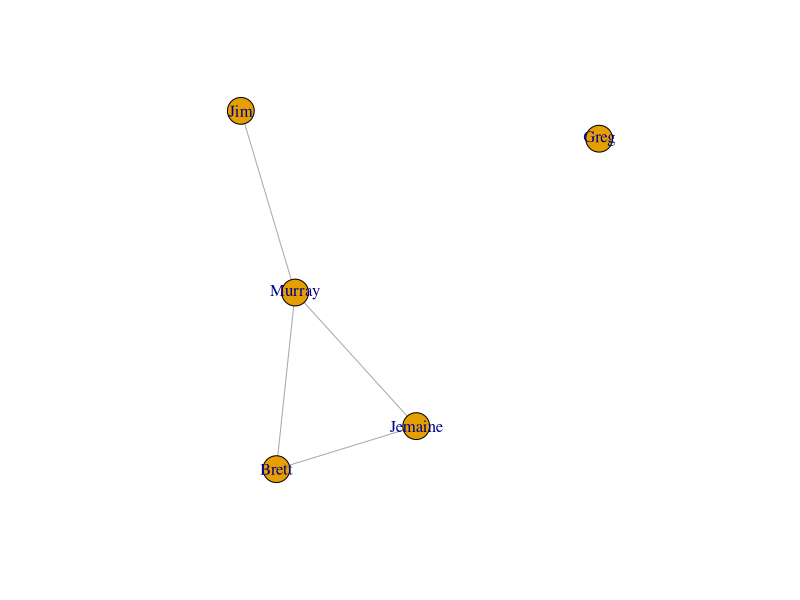

Write the R code that produced this figure.
## ---- chunk 1
#| warning: false
library(igraph)

## ---- chunk 2
conchords <- make_graph(edges=c("Brett","Jemaine", 
                           "Brett","Murray", 
                           "Jemaine","Murray", 
                           "Murray","Jim", 
                           "Greg","Greg"), directed = FALSE)

## ---- chunk 3
conchords <- simplify(conchords, 
                      remove.loops = TRUE)

## ---- chunk 4
plot(conchords)

## ---- chunk 5
4/(5*(5-1)/2)
edge_density(conchords)

## ---- chunk 6
conchords_dir <- make_graph(edges=c("Brett","Jemaine",
                                    "Jemaine","Brett",
                                    "Brett","Murray",
                                    "Murray","Brett",
                                    "Jemaine","Murray",
                                    "Murray","Jemaine",
                                    "Murray","Jim",
                                    "Jim","Murray",
                                    "Greg","Murray"), directed = TRUE)

## ---- chunk 7
9/(5*(5-1))
edge_density(conchords_dir)

## ---- chunk 8
conchords

## ---- chunk 9
V(conchords)$name

## ---- chunk 10
conchords_dir

## ---- chunk 11
as.matrix(conchords)

## ---- chunk 12
as.matrix(conchords_dir)

## ---- chunk 13
conchords

## ---- chunk 14
E(conchords)$weight <- c(2, 1, 1, 2)
conchords

## ---- chunk 15
as.matrix(conchords)

## ---- chunk 16
as_adjacency_matrix(conchords, attr = "weight")

## ---- chunk 17
conchord_mat <- as_adjacency_matrix(conchords, attr = "weight")
conchord2 <- graph_from_adjacency_matrix(
  adjmatrix = conchord_mat,
  mode = "undirected",
  weighted = TRUE)
conchord2

## ---- chunk 18
vertex_df <- as.data.frame(V(conchords)$name)
colnames(vertex_df) <- c("name")
vertex_df$musician <- c(1,1,0,0,0)
vertex_df$nz <- c(1,1,1,0,0)
vertex_df

## ---- chunk 19
edge_df <- as.data.frame(as_edgelist(conchords))
colnames(edge_df) <- c("from","to")
edge_df$weight <- E(conchords)$weight
edge_df

## ---- chunk 20
conchord3 <- graph_from_data_frame(
  d = edge_df,
  directed = FALSE,
  vertices = vertex_df)
conchord3

